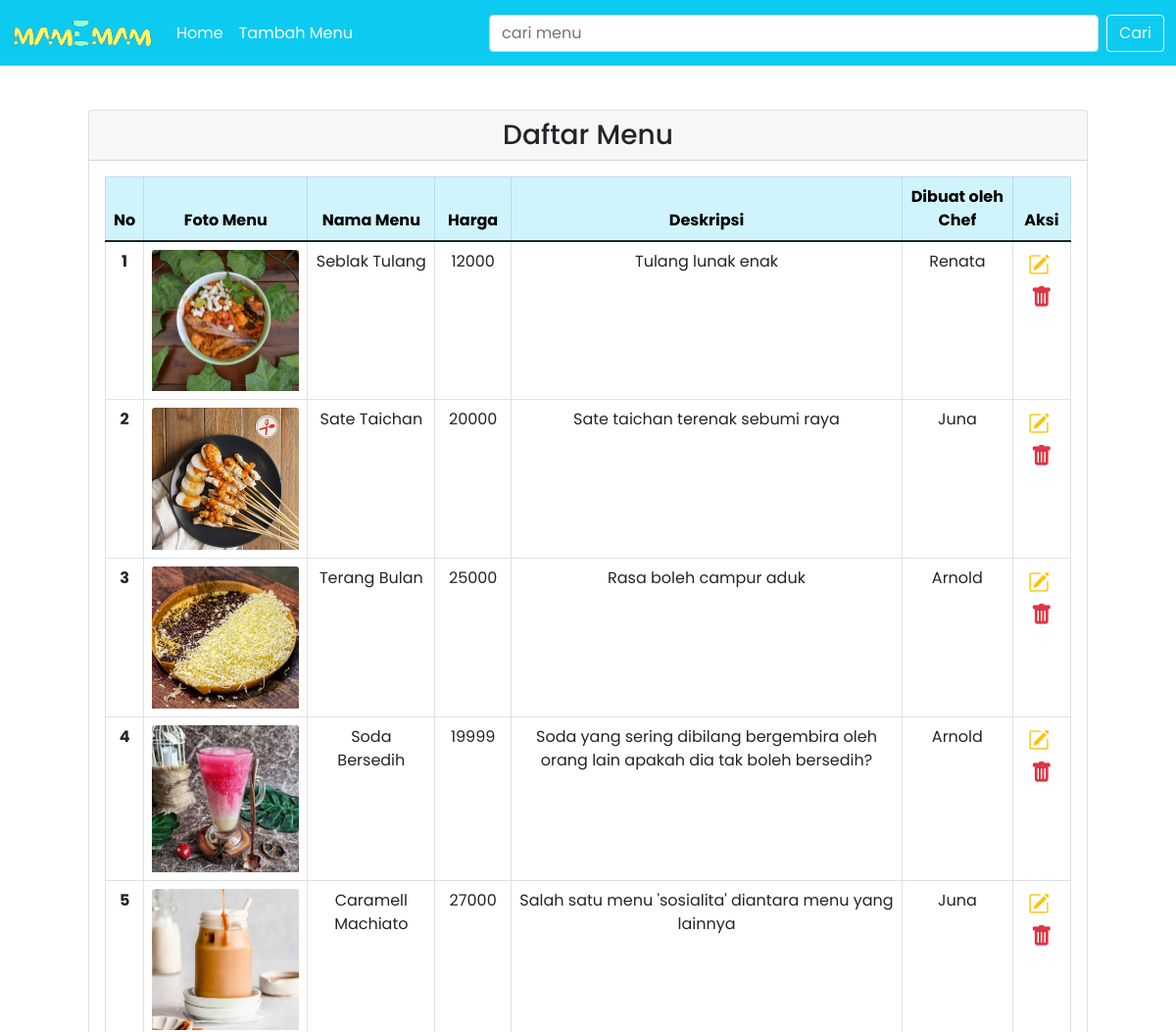
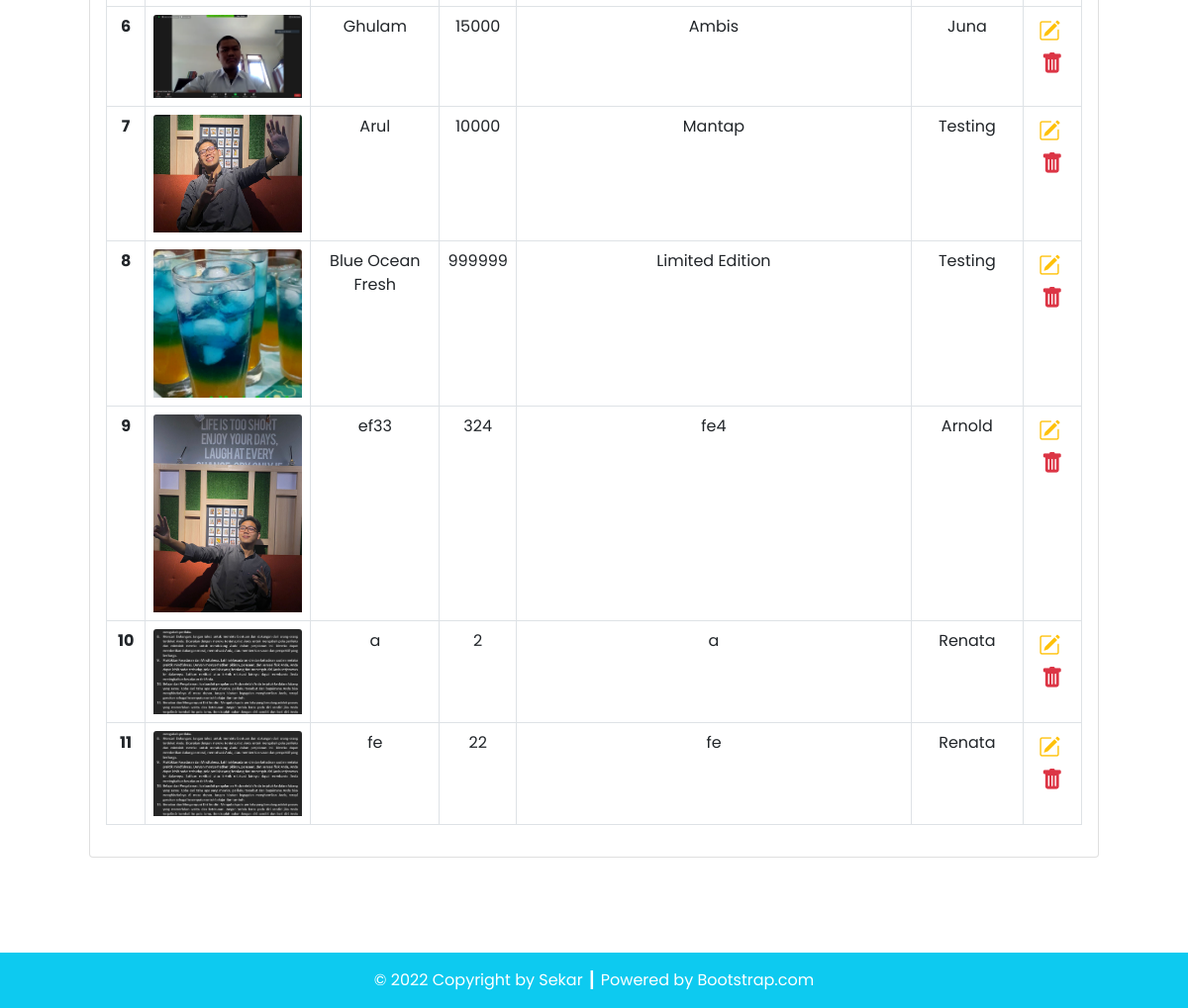
Screenshot of /dpbo_tp3/menu.php with the database file from the repository (2 pictures, top to bottom).
### tables this page shows
CREATE TABLE `menu` (
  `id_menu` int(11) NOT NULL AUTO_INCREMENT,
  `nama_menu` varchar(50) NOT NULL,
  `foto_menu` varchar(100) NOT NULL,
  `harga` int(11) NOT NULL,
  `deskripsi` varchar(250) NOT NULL,
  `id_chef` int(11) NOT NULL,
  PRIMARY KEY (`id_menu`),
  KEY `id_chef` (`id_chef`),
  CONSTRAINT `menu_ibfk_2` FOREIGN KEY (`id_chef`) REFERENCES `chef` (`id_chef`) ON UPDATE CASCADE
);

CREATE TABLE `chef` (
  `id_chef` int(11) NOT NULL AUTO_INCREMENT,
  `nama_chef` varchar(50) NOT NULL,
  `no_telp_chef` varchar(14) NOT NULL,
  `alamat_chef` varchar(50) NOT NULL,
  `jenis_kelamin_chef` varchar(11) NOT NULL,
  `foto_chef` varchar(100) NOT NULL,
  `id_jabatan` int(11) DEFAULT NULL,
  PRIMARY KEY (`id_chef`),
  KEY `fk_chefjabatan` (`id_jabatan`),
  CONSTRAINT `fk_chefjabatan` FOREIGN KEY (`id_jabatan`) REFERENCES `jabatan` (`id_jabatan`) ON DELETE NO ACTION ON UPDATE NO ACTION
);

### dpbo_tp3/config/db.php (called while the page is built)
<?php
$DB_HOST = "localhost";
$DB_USERNAME = "root";
$DB_PASSWORD = "";
$DB_NAME = "db_restoran";

### dpbo_tp3/classes/DB.php (called while the page is built, shortened)
<?php
class DB
{
    private $hostname;
    private $username;
    private $password;
    private $dbname;
    private $conn;
    private $result;
    function __construct($hostname, $username, $password, $dbname)
    {
        $this->hostname = $hostname;
        $this->username = $username;
        $this->password = $password;
        $this->dbname = $dbname;
    }
    function open()
    {
        $this->conn = mysqli_connect($this->hostname, $this->username, $this->password, $this->dbname);
    }
    function execute($query)
    {
        $this->result = mysqli_query($this->conn, $query);
    }
    function getResult()
    {
        return mysqli_fetch_array($this->result);
    }
}

### dpbo_tp3/classes/Menu.php (called while the page is built, shortened)
<?php
class Menu extends DB
{
    function getMenuJoin()
    {
        $query = "SELECT * FROM menu JOIN chef ON menu.id_chef=chef.id_chef ORDER BY menu.id_menu";
        return $this->execute($query);
    }
}

### dpbo_tp3/menu.php (the view, shortened to what this page needs)
<?php
include('config/db.php');
include('classes/DB.php');
include('classes/Jabatan.php');
include('classes/Menu.php');
$menu = new Menu($DB_HOST, $DB_USERNAME, $DB_PASSWORD, $DB_NAME);
$menu->open();
$menu->getMenuJoin();
$header =
  '<tr>
    <th scope="row">No</th>
    <th scope="col">Foto Menu</th>
    <th scope="col">Nama Menu</th>
    <th scope="col">Harga</th>
    <th scope="col">Deskripsi</th>
    <th scope="col">Dibuat oleh Chef</th>
    <th scope="row">Aksi</th>
  </tr>';
$data = null;
$no = 1;
while ($men = $menu->getResult()) {
  $data .= '
    <tr>
        <th scope="row">' . $no . '</th>
          <td>
            <img src="assets/images/' . $men['foto_menu'] . '"" class="card-img-top""
            alt="' . $men['foto_menu'] . '" />
          </td>
          <td>' . $men['nama_menu'] . '</td>
          <td>' . $men['harga'] . '</td>
          <td>' . $men['deskripsi'] . '</td>
          <td>' . $men['nama_chef'] . '</td>
          <td style="font-size: 22px;">
            <a href="updateMenu.php?id=' . $men['id_menu'] . '" title="Edit Data"><i class="bi bi-pencil-square text-warning"></i></a>&nbsp;<a href="menu.php?hapus=' . $men['id_menu'] . '" title="Delete Data"><i class="bi bi-trash-fill text-danger"></i></a>
          </td>
        </td>
    </tr>';
  $no++;
}

### rows the page displays
menu: foto_menu (picture), nama_menu "Seblak Tulang", harga "12000", deskripsi "Tulang lunak enak", id_chef.nama_chef "Renata"
menu: foto_menu (picture), nama_menu "Sate Taichan", harga "20000", deskripsi "Sate taichan terenak sebumi raya", id_chef.nama_chef "Juna"
menu: foto_menu (picture), nama_menu "Terang Bulan", harga "25000", deskripsi "Rasa boleh campur aduk", id_chef.nama_chef "Arnold"
menu: foto_menu (picture), nama_menu "Soda Bersedih", harga "19999", deskripsi "Soda yang sering dibilang bergembira oleh orang lain apakah dia tak boleh bersedih?", id_chef.nama_chef "Arnold"
menu: foto_menu (picture), nama_menu "Caramell Machiato", harga "27000", deskripsi "Salah satu menu 'sosialita' diantara menu yang lainnya", id_chef.nama_chef "Juna"
menu: foto_menu (picture), nama_menu "Ghulam", harga "15000", deskripsi "Ambis", id_chef.nama_chef "Juna"
menu: foto_menu (picture), nama_menu "Arul", harga "10000", deskripsi "Mantap", id_chef.nama_chef "Testing"
menu: foto_menu (picture), nama_menu "Blue Ocean Fresh", harga "999999", deskripsi "Limited Edition", id_chef.nama_chef "Testing"
menu: foto_menu (picture), nama_menu "ef33", harga "324", deskripsi "fe4", id_chef.nama_chef "Arnold"
menu: foto_menu (picture), nama_menu "a", harga "2", deskripsi "a", id_chef.nama_chef "Renata"
menu: foto_menu (picture), nama_menu "fe", harga "22", deskripsi "fe", id_chef.nama_chef "Renata"
